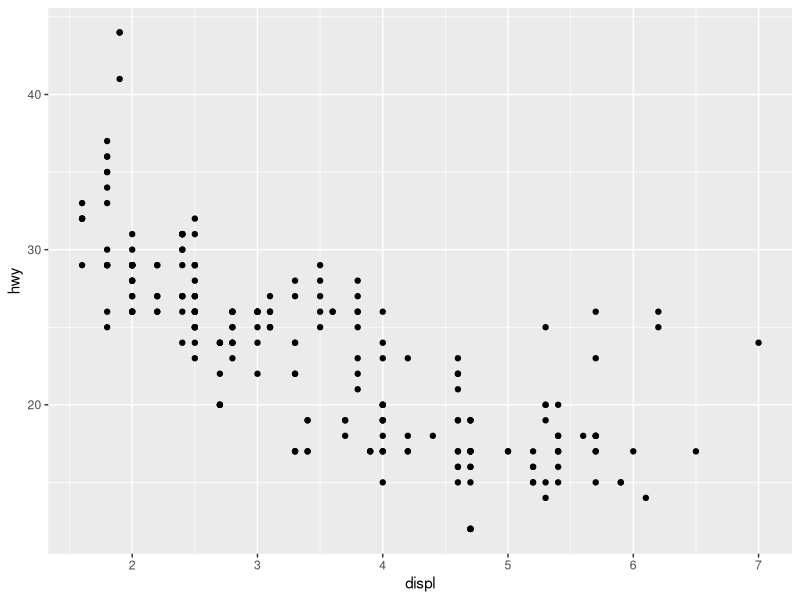
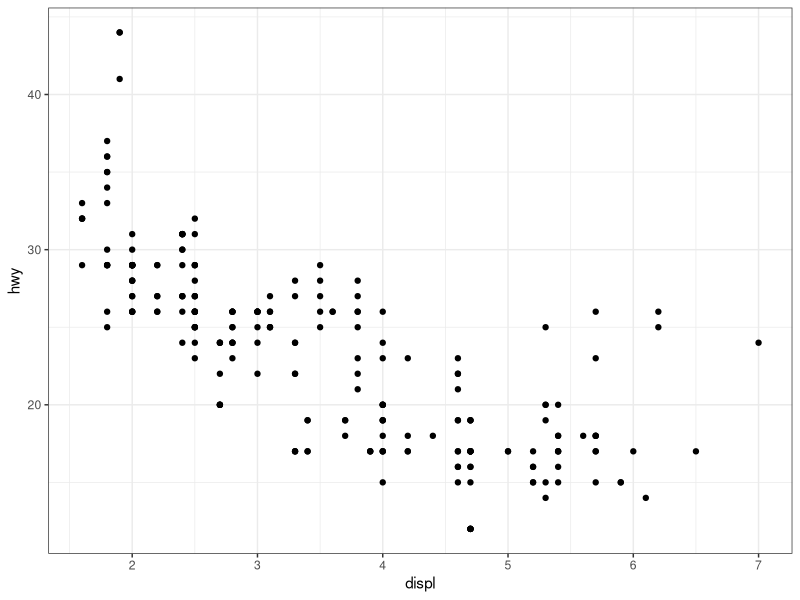
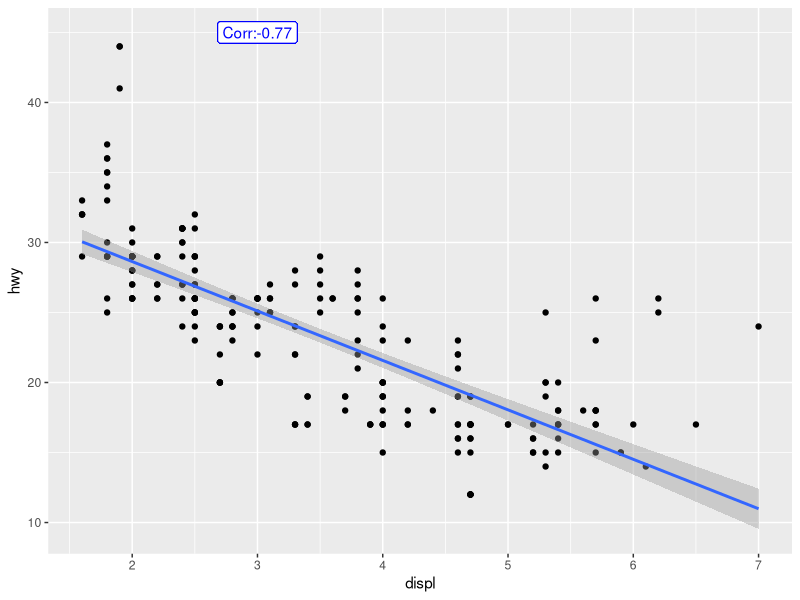
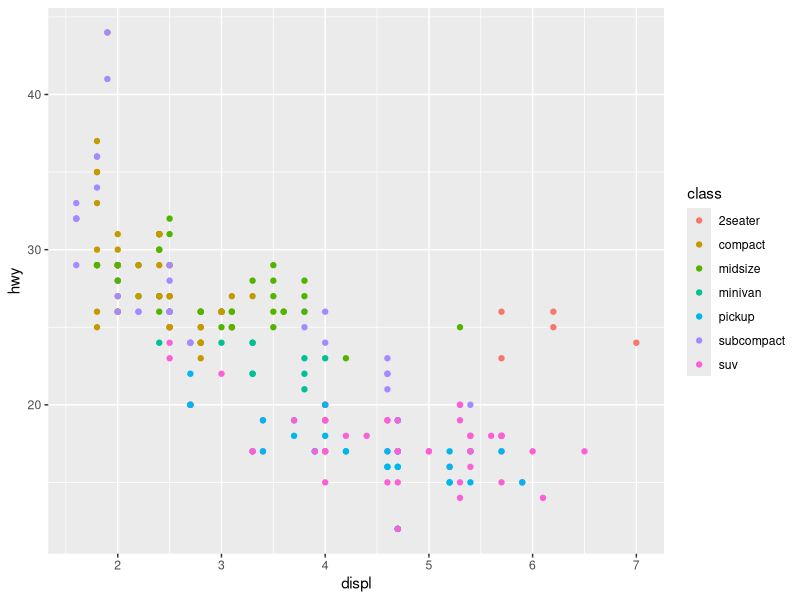
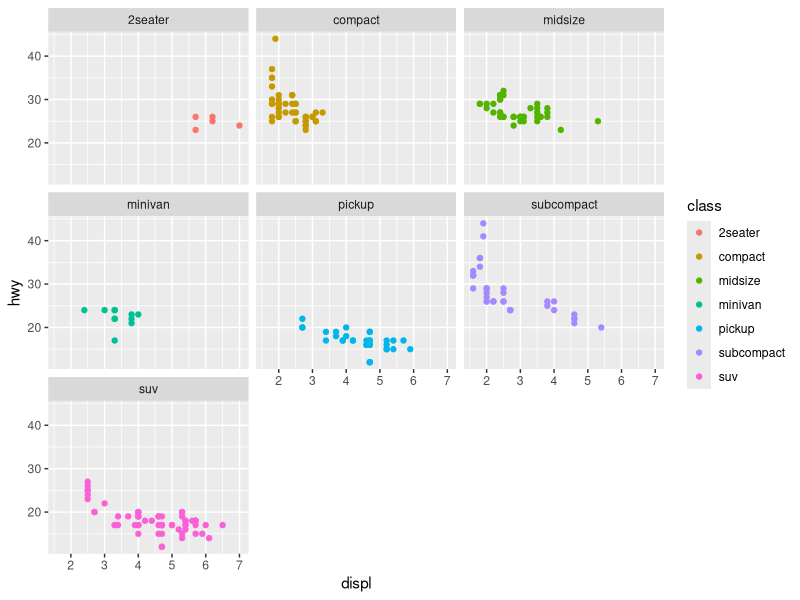
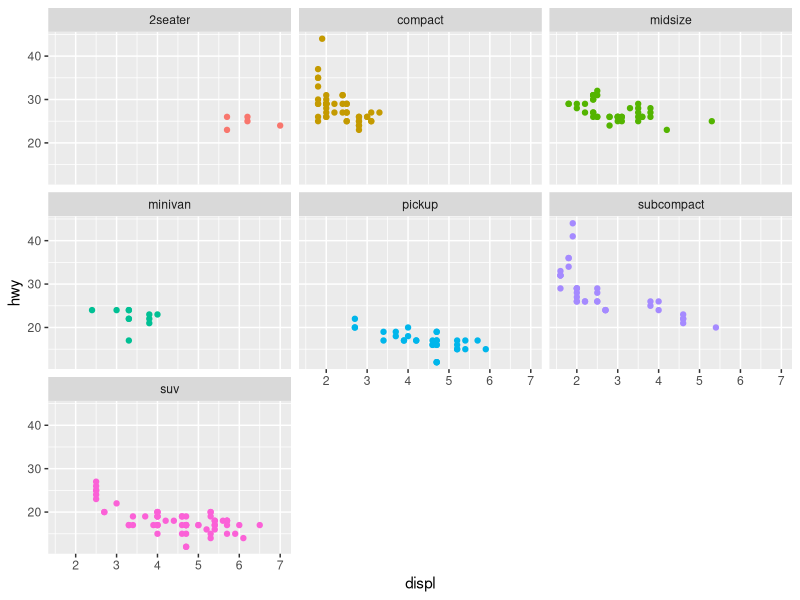
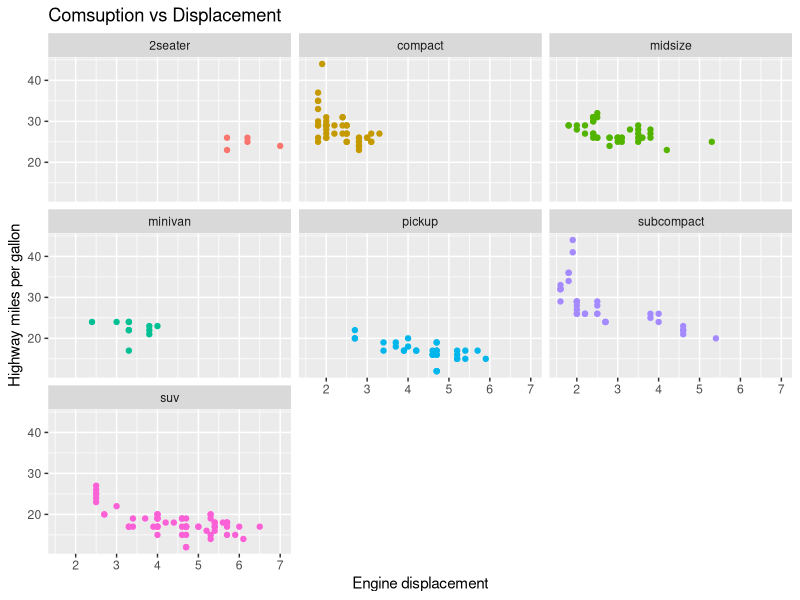
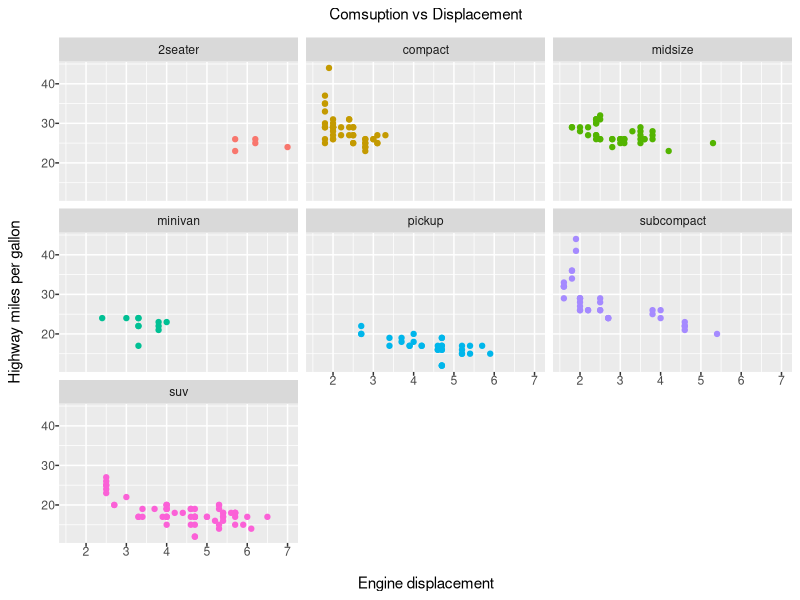

Write the R code that produced these figures, in order.
library(ggplot2)

# scatter plot: ######
Fig1 <- ggplot(data = mpg) + geom_point(aes(x = displ, y = hwy))
Fig1
Fig1+theme_bw()


# Example scatter plot with regression line
Fig2 <- Fig1 +  geom_smooth(aes(x = displ, y = hwy),
                            method = 'lm', formula = y ~ x)
c_h <- round(cor(mpg$displ, mpg$hwy, method = 'pearson'),2)
Fig2 <- Fig2 + geom_label(aes(x = 3, y = 45),
                          label = paste0('Corr:',as.character(c_h)), 
                          show.legend = F, fill = 'white', color = 'blue')
Fig2

# Example scatter plot with color
Fig3 <- ggplot(data = mpg) + geom_point(aes(x = displ,
                                            y = hwy, color= class))

Fig3

# Example scatter plot by facets
Fig4 <- Fig3 + facet_wrap(~ class, nrow = 3)
Fig4

# Example scatter plot by facets – remove legend

Fig5 <- Fig4 + theme(legend.position = 'none')
Fig5

# Example scatter plot by facets – change the name of the axes and title
Fig6 <- Fig5+
  xlab('Engine displacement') + ylab('Highway miles per gallon') + 
  ggtitle ('Comsuption vs Displacement')

Fig6

# Example scatter plot by facets – change the margin of the text
Fig7 <- Fig6 + theme(plot.title = element_text(hjust = 0.5,
                                               margin=margin(0,0,10,0),
                                               size = 11),
                     axis.text.x = element_text(margin=margin(0,0,10,0)),
                     axis.text.y = element_text(margin=margin(0,0,0,10)))

Fig7

# Example scatter plot by facets – change style of the grid
Fig8 <- Fig7 + theme(panel.grid.major = element_blank(),
                     panel.grid.minor = element_blank())

Fig8

# Example scatter plot by facets – change the colors manually and save picture
Fig9 <- Fig8 + scale_color_manual(values = c('red', 'blue', 'orange',
                                             'black', 'yellow',
                                             'pink', 'green'))
Fig9

#para guardar la figura
# ggsave(filename = paste0(file.path('output','test.png')), height = 10, 
#        width = 10 , units = "cm", dpi = 500)

#boxplot ########

## Box-plot of engine-displacement by class of cars
Fig10 <- ggplot(data = mpg, aes(class,displ)) + 
  geom_boxplot(color="red", fill="orange",
               alpha=0.2, width = 0.8) +
  stat_boxplot(geom = 'errorbar', color="red", width = 0.4)+
  theme_classic() +
  theme(plot.title = element_text(hjust = 0.5,
                                  margin=margin(0,0,10,0),
                                  face = 'bold'),
        axis.ticks.x = element_blank()) +
  xlab('Class') + ylab('Engine displacement') +
  ggtitle('Boxplot- Engine displacement')

Fig10

## Box-plot of engine-displacement by class of cars
library(viridis)
Fig11 <- ggplot(data = mpg, aes(x=class,y=displ,fill=class)) +
  geom_boxplot() +
  scale_fill_viridis(discrete = TRUE, alpha=0.6) +
  geom_jitter(color="black", size=0.4, alpha=0.9) + theme_classic() + 
  theme(plot.title = element_text(hjust = 0.5, margin=margin(0,0,10,0),
                                  face = 'bold'), axis.ticks.x = element_blank(),   legend.position="none") + 
  xlab('Class') + ylab('Engine displacement') + ggtitle('Boxplot- Engine displacement')
Fig11


# violin plot ######

Fig12 <- ggplot(data = mpg, aes(class,displ)) + 
  geom_violin(color="red", fill="orange", alpha=0.2)+ theme_classic() +
  theme(plot.title = element_text(hjust = 0.5, margin=margin(0,0,10,0), face = 'bold'),
        axis.ticks.x = element_blank()) +
  xlab('Class') + ylab('Engine displacement') + ggtitle('Violinplot- Engine displacement')

Fig12


# barplot #######

Fig14 <- ggplot(data = mpg) + geom_bar(mapping = aes(x = class), width = 0.5, 
                                       color = 'blue', fill='royalblue') +
  theme(plot.title = element_text(hjust = 0.5,margin=margin(0,0,10,0), size = 11),
        axis.text.x = element_text(margin=margin(0,0,10,0)), axis.text.y = element_text(margin=margin(0,0,0,10)), panel.grid.major = element_blank(), panel.grid.minor = element_blank(), panel.background = element_rect(colour = "black", size = 1)) +
  xlab('Class') + ylab('Count') + ggtitle('Frequency of each class')

Fig14


Fig15 <- ggplot(data = mpg) + geom_bar(mapping = aes(x = class, fill = trans), 
                                       position = 'dodge' ) +
  theme(plot.title = element_text(hjust = 0.5,margin=margin(0,0,10,0), size = 11),
        axis.text.x = element_text(margin=margin(0,0,10,0)), axis.text.y = element_text(margin=margin(0,0,0,10)), panel.grid.major = element_blank(), panel.grid.minor = element_blank(), panel.background = element_rect(colour = "black", size = 1)) +
  xlab('Class') + ylab('Count') + ggtitle('Frequency of each class and type of transmission')
Fig15


Fig16 <- ggplot(data = mpg) + 
  geom_bar(mapping = aes(x = class, fill = trans), position = 'stack' ) +
  theme(plot.title = element_text(hjust = 0.5,margin=margin(0,0,10,0), size = 11),
        axis.text.x = element_text(margin=margin(0,0,10,0)), axis.text.y = element_text(margin=margin(0,0,0,10)), panel.grid.major = element_blank(), panel.grid.minor = element_blank(), panel.background = element_rect(colour = "black", size = 1)) +
  xlab('Class') + ylab('Count') + ggtitle('Frequency of each class and type of transmission')
Fig16


Fig17 <- ggplot(data = mpg) + geom_bar(mapping = aes(x = class, fill = trans), 
                                       position = 'stack' ) + coord_flip() +
  theme(plot.title = element_text(hjust = 0.5,margin=margin(0,0,10,0), size = 11),
        axis.text.x = element_text(margin=margin(0,0,10,0)), axis.text.y = element_text(margin=margin(0,0,0,10)), panel.grid.major = element_blank(), panel.grid.minor = element_blank(), panel.background = element_rect(colour = "black", size = 1)) +
  xlab('Class') + ylab('Count') + ggtitle('Frequency of each class and type of transmission')
Fig17


mpg$year <- factor(mpg$year, levels= c('1999', '2008'))
Fig18 <- ggplot(data = mpg)+ geom_tile(aes(x = year, y = manufacturer, fill = hwy),colour='black') +  theme_minimal() +
  theme(axis.title.x=element_blank(),axis.title.y=element_blank(),
        axis.text.x = element_text(hjust = 0.9, vjust = 0.9, angle = 45)) +
  scale_fill_gradient(low="red", high="blue")
Fig18


